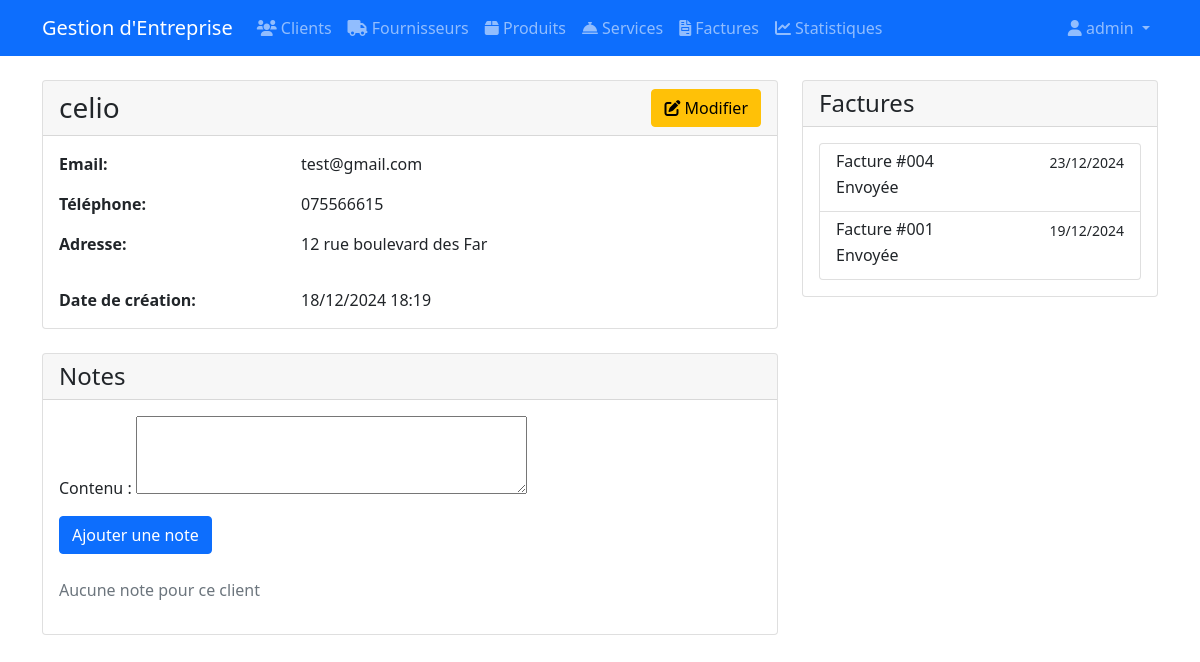
Page /clients/3/ (signed in) on the committed database.
### crm/models.py (models this page shows, shortened)
class Client(models.Model):
    STATUT_CHOICES = [
        ('prospect', 'Prospect'),
        ('client_actif', 'Client Actif'),
        ('client_inactif', 'Client Inactif'),
    ]
    name = models.CharField(max_length=200, verbose_name="Nom")
    email = models.EmailField(verbose_name="Email")
    phone = models.CharField(max_length=20, verbose_name="Téléphone")
    address = models.TextField(verbose_name="Adresse")
    entreprise = models.CharField(max_length=200, blank=True, null=True)
    statut = models.CharField(max_length=20, choices=STATUT_CHOICES, default='prospect')
    created_at = models.DateTimeField(auto_now_add=True)
    updated_at = models.DateTimeField(auto_now=True)
    class Meta:
        ordering = ['-created_at']
        verbose_name = "Client"
        verbose_name_plural = "Clients"

### finance/models.py (models this page shows, shortened)
class Invoice(models.Model):
    STATUS_CHOICES = [
        ('draft', 'Brouillon'),
        ('sent', 'Envoyée'),
        ('paid', 'Payée'),
        ('cancelled', 'Annulée'),
    ]
    invoice_number = models.CharField(max_length=50, unique=True)
    client = models.ForeignKey(Client, on_delete=models.CASCADE)
    agent = models.ForeignKey(User, on_delete=models.CASCADE)
    date = models.DateField()
    due_date = models.DateField()
    status = models.CharField(max_length=20, choices=STATUS_CHOICES, default='draft')
    notes = models.TextField(blank=True)
    created_at = models.DateTimeField(auto_now_add=True)
    updated_at = models.DateTimeField(auto_now=True)
    class Meta:
        ordering = ['-date']
        verbose_name = "Facture"
        verbose_name_plural = "Factures"

### crm/views.py (the view)
# urls.py: path('clients/<int:pk>/', crm_views.client_detail, name='client_detail'),
@login_required
def client_detail(request, pk):
    client = get_object_or_404(Client, pk=pk)
    notes = client.notes.all()
    if request.method == 'POST':
        form = ClientNoteForm(request.POST)
        if form.is_valid():
            note = form.save(commit=False)
            note.client = client
            note.agent = request.user
            note.save()
            messages.success(request, 'Note ajoutée avec succès.')
            return redirect('client_detail', pk=pk)
    else:
        form = ClientNoteForm()
    return render(request, 'crm/client_detail.html', {
        'client': client,
        'notes': notes,
        'form': form
    })

### crm/forms.py
class ClientNoteForm(forms.ModelForm):
    class Meta:
        model = ClientNote
        fields = ['content']
        widgets = {
            'content': forms.Textarea(attrs={'rows': 3}),
        }

### templates/crm/client_detail.html (shortened to what this page needs)
{% extends 'base.html' %}
{% block content %}
<div class="row">
    <div class="col-md-8">
        <div class="card">
            <div class="card-header d-flex justify-content-between align-items-center">
                <h3 class="mb-0">{{ client.name }}</h3>
                <a href="{% url 'client_update' client.pk %}" class="btn btn-warning">
                    <i class="fas fa-edit"></i> Modifier
                </a>
            </div>
            <div class="card-body">
                <div class="row mb-3">
                    <div class="col-md-4">
                        <strong>Email:</strong>
                    </div>
                    <div class="col-md-8">
                        {{ client.email }}
                    </div>
                </div>
                <div class="row mb-3">
                    <div class="col-md-4">
                        <strong>Téléphone:</strong>
                    </div>
                    <div class="col-md-8">
                        {{ client.phone }}
                    </div>
                </div>
                <div class="row mb-3">
                    <div class="col-md-4">
                        <strong>Adresse:</strong>
                    </div>
                    <div class="col-md-8">
                        {{ client.address|linebreaks }}
                    </div>
                </div>
                <div class="row">
                    <div class="col-md-4">
                        <strong>Date de création:</strong>
                    </div>
                    <div class="col-md-8">
                        {{ client.created_at|date:"d/m/Y H:i" }}
                    </div>
                </div>
            </div>
        </div>
        <div class="card mt-4">
            <div class="card-header">
                <h4 class="mb-0">Notes</h4>
            </div>
            <div class="card-body">
                <form method="post" class="mb-4">
                    <div class="mb-3">
                        {{ form.content.label_tag }}
                        {{ form.content }}
                    </div>
                    <button type="submit" class="btn btn-primary">Ajouter une note</button>
                </form>
                <div class="list-group">
                    {% for note in notes %}
                    <div class="list-group-item">
                        <div class="d-flex w-100 justify-content-between">
                            <h6 class="mb-1">{{ note.agent.username }}</h6>
                            <small>{{ note.created_at|date:"d/m/Y H:i" }}</small>
                        </div>
                        <p class="mb-1">{{ note.content|linebreaks }}</p>
                    </div>
                    {% empty %}
                    <p class="text-muted">Aucune note pour ce client</p>
                    {% endfor %}
                </div>
            </div>
        </div>
    </div>
    <div class="col-md-4">
        <div class="card">
            <div class="card-header">
                <h4 class="mb-0">Factures</h4>
            </div>
            <div class="card-body">
                <div class="list-group">
                    {% for invoice in client.invoice_set.all %}
                    <a href="{% url 'invoice_detail' invoice.pk %}" class="list-group-item list-group-item-action">
                        <div class="d-flex w-100 justify-content-between">
                            <h6 class="mb-1">Facture #{{ invoice.invoice_number }}</h6>
                            <small>{{ invoice.date|date:"d/m/Y" }}</small>
                        </div>
                        <p class="mb-1">{{ invoice.get_status_display }}</p>
                    </a>
                    {% empty %}
                    <p class="text-muted">Aucune facture pour ce client</p>
                    {% endfor %}
                </div>
            </div>
        </div>
    </div>
</div>
{% endblock %}

### templates/base.html (shortened to what this page needs)
<!DOCTYPE html>
<html lang="fr">
<head>
    <link href="https://cdn.jsdelivr.net/npm/bootstrap@5.1.3/dist/css/bootstrap.min.css" rel="stylesheet">
    <link href="https://cdnjs.cloudflare.com/ajax/libs/font-awesome/6.0.0/css/all.min.css" rel="stylesheet">
</head>
<body>
    <nav class="navbar navbar-expand-lg navbar-dark bg-primary">
        <div class="container">
            <a class="navbar-brand" href="{% url 'dashboard' %}">Gestion d'Entreprise</a>
            <div class="collapse navbar-collapse" id="navbarNav">
                {% if user.is_authenticated %}
                <ul class="navbar-nav">
                    <li class="nav-item">
                        <a class="nav-link" href="{% url 'client_list' %}">
                            <i class="fas fa-users"></i> Clients
                        </a>
                    </li>
                    <li class="nav-item">
                        <a class="nav-link" href="{% url 'supplier_list' %}">
                            <i class="fas fa-truck"></i> Fournisseurs
                        </a>
                    </li>
                    <li class="nav-item">
                        <a class="nav-link" href="{% url 'product_list' %}">
                            <i class="fas fa-box"></i> Produits
                        </a>
                    </li>
                    <li class="nav-item">
                        <a class="nav-link" href="{% url 'service_list' %}">
                            <i class="fas fa-concierge-bell"></i> Services
                        </a>
                    </li>
                    <li class="nav-item">
                        <a class="nav-link" href="{% url 'invoice_list' %}">
                            <i class="fas fa-file-invoice"></i> Factures
                        </a>
                    </li>
                    <li class="nav-item">
                        <a class="nav-link" href="{% url 'finance_statistics' %}">
                            <i class="fas fa-chart-line"></i> Statistiques
                        </a>
                    </li>
                </ul>
                <ul class="navbar-nav ms-auto">
                    <li class="nav-item dropdown">
                        <a class="nav-link dropdown-toggle" href="#" id="navbarDropdown" role="button" data-bs-toggle="dropdown">
                            <i class="fas fa-user"></i> {{ user.username }}
                        </a>
                    </li>
                </ul>
                {% endif %}
            </div>
        </div>
    </nav>
    <div class="container mt-4">
        {% block content %}{% endblock %}
    </div>
</body>
</html>

### rows in the picture
Client: name "celio", email "test@gmail.com", phone "075566615", address "12 rue boulevard des Far", created_at "18/12/2024 18:19"
Invoice: invoice_number "004", date "23/12/2024", status "Envoyée"
Invoice: invoice_number "001", date "19/12/2024", status "Envoyée"

### other values in the picture
{{ user.username }} "admin"
